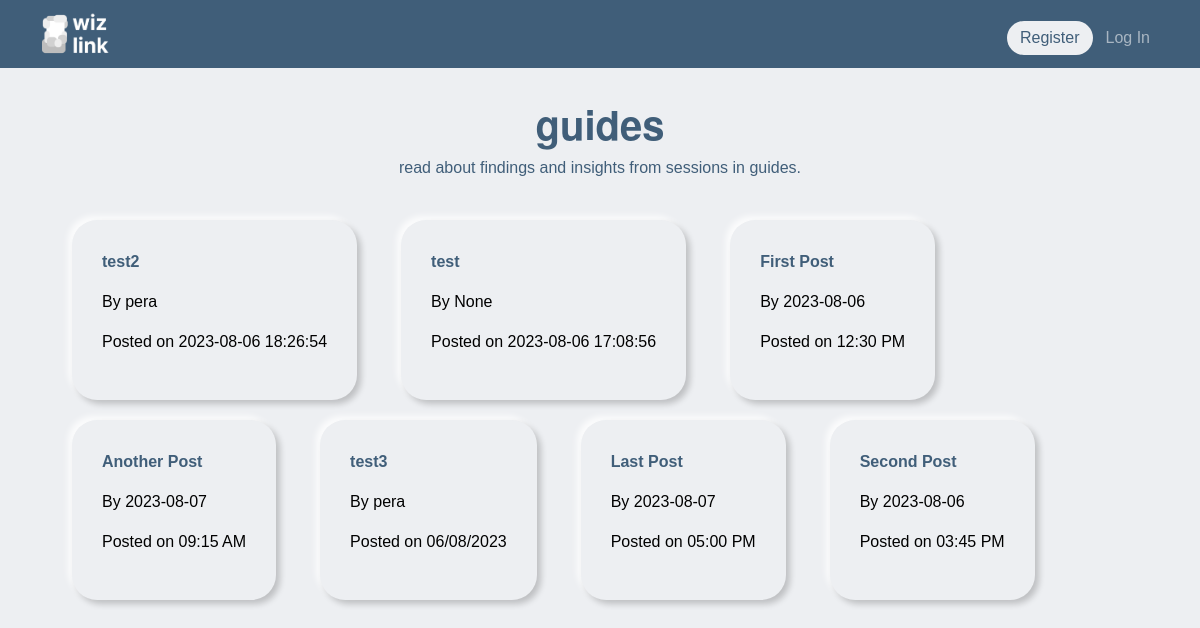
Page /guides on the earlier database version.
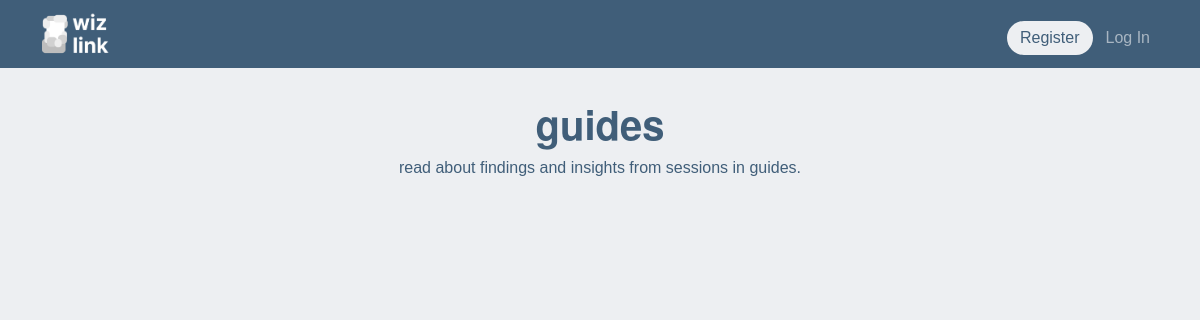
Same page on the later database version.
### tables this page shows
CREATE TABLE posts (
    post_id INTEGER PRIMARY KEY,
    user_id INTEGER,
    time TEXT,
    author TEXT,
    title TEXT,
    content TEXT
);

### app.py (the view)
@app.route("/guides")
def guides():
    posts_list = db.execute("SELECT * FROM posts ORDER BY time DESC")
    num_of_rows = len(posts_list)
    return render_template('guides.html', guides = posts_list, num_of_rows=num_of_rows)

### app.py (called while the page is built)
@app.after_request
def after_request(response):
    response.headers["Cache-Control"] = "no-cache, no-store, must-revalidate"
    response.headers["Expires"] = 0
    response.headers["Pragma"] = "no-cache"
    return response

### templates/guides.html (shortened to what this page needs)
{% extends "layout.html" %}
{% block main %}
<div class="header">
    <h1>
        <b>guides</b>
    </h1>
    <p>read about findings and insights from sessions in guides.</p>
</div>
<div class="container">
    <div style="margin-top:30px">
        <div class="row">
            {% for i in range(num_of_rows) %}
                <a href="/post/{{guides[i].post_id}}" style="width: fit-content; text-decoration:none; color: black;">
                    <div class="guides box_s" style="margin: 10px;">
                        <p class="header" style="font-weight: 800; text-align: left;">{{ guides[i].title }}</p>
                        <p>By {{ guides[i].author }}</p>
                        <p>Posted on {{ guides[i].time }}</p>
                    </div>
                </a>
            {% endfor %}
        </div>
    </div>
</div>
{% endblock %}

### templates/layout.html (shortened to what this page needs)
<!DOCTYPE html>
<html lang="en">
    <head>
        <link href="https://cdn.jsdelivr.net/npm/bootstrap@5.1.3/dist/css/bootstrap.min.css" rel="stylesheet">
        <link href="/static/styles.css" rel="stylesheet">
    </head>
    <body>
      <div id="nav1">
      <nav class="navbar navbar-expand-lg navbar-dark navbar-custom nav-fill w-100">
        <div class="container d-flex justify-content-between">
          <div>
            <a class="navbar-brand" href="/">
              <img src="{{ url_for('static', filename='/wizlink.png') }}" class="img-fluid nav-icon" style="width: 10%; height:10%"></a>
          </div>
          <div>
            <div class="collapse navbar-collapse" id="navbarNavAltMarkup">
              <div class="navbar-nav">
                {% if session["user_id"] %}
                <ul class="navbar-nav me-auto mt-2">
                  <li class="nav-item"><a class="nav-link" href="/call">sessions</a></li>
                  <li class="nav-item"><a class="nav-link" href="/guides">guides</a></li>
                  <li class="nav-item"><a class="nav-link" href="/publish">publish</a></li>
                  <li class="nav-item"><a class="nav-link" href="/leaderboard">leaderboard</a></li>
                  <li class="nav-item"><a class="nav-link" href="/awards">milestones</a></li>
                </ul>
                <ul class="navbar-nav ms-auto mt-2">
                  <li class="nav-item"><a class="nav-link" href="/logout">logout</a></li>
                </ul>
                {% else %}
                <ul class="navbar-nav ms-auto mt-2">
                  <li class="nav-item">
                    <a class="nav-link register" href="/register" style="color: #405E79;">
                      Register
                    </a>
                  </li>
                  <li class="nav-item"><a class="nav-link login" href="/login">Log In</a></li>
                </ul>
                {% endif %}
              </div>
            </div>
          </div>
        </div>
      </nav>
      </div>
        <div class="webpage">
        {% block main %}{% endblock %}
        </div>
    </body>
</html>

### static/styles.css (style rules this page uses)
body { background-color: #edeff2; -moz-user-select: none; -webkit-user-select: none; -ms-user-select:none; user-select:none; -o-user-select:none; font-family: helvetica; font-weight: 100; }
.header { text-align: center; color: #405E79; }
h1 { font-family: helvetica; text-align: center; font-weight: 800 }
.nav-icon { width: 280px; height: 70px; }
* { margin: 0; padding: 0; box-sizing: border-box; }
.header h1 { text-align: center; margin-top: 50px; font-family:"Helvetica Neue", Courier, sans-serif; }
.webpage { padding: 50px; }
.navbar-custom { background-color: #405E79; }
.register { background-color: #edeff2; border-radius: 25px; padding: 5px; margin: 5px; }
.login { border-radius: 25px; padding: 5px; border:5px; border-color: #edeff2; margin: 5px; }

### templates/layout.html (style rules this page uses)
#nav1 { position: fixed; top: 0; width: 100%; transition: top 0.5s; }

Differences in the rows shown:
removed posts: title "test2", author "pera", time "2023-08-06 18:26:54"
removed posts: title "test", time "2023-08-06 17:08:56"
removed posts: title "First Post", author "2023-08-06", time "12:30 PM"
removed posts: title "Another Post", author "2023-08-07", time "09:15 AM"
removed posts: title "test3", author "pera", time "06/08/2023"
removed posts: title "Last Post", author "2023-08-07", time "05:00 PM"
removed posts: title "Second Post", author "2023-08-06", time "03:45 PM"
Other differences:
list line gone: "By Posted on"
list line gone: "By None Posted on"
